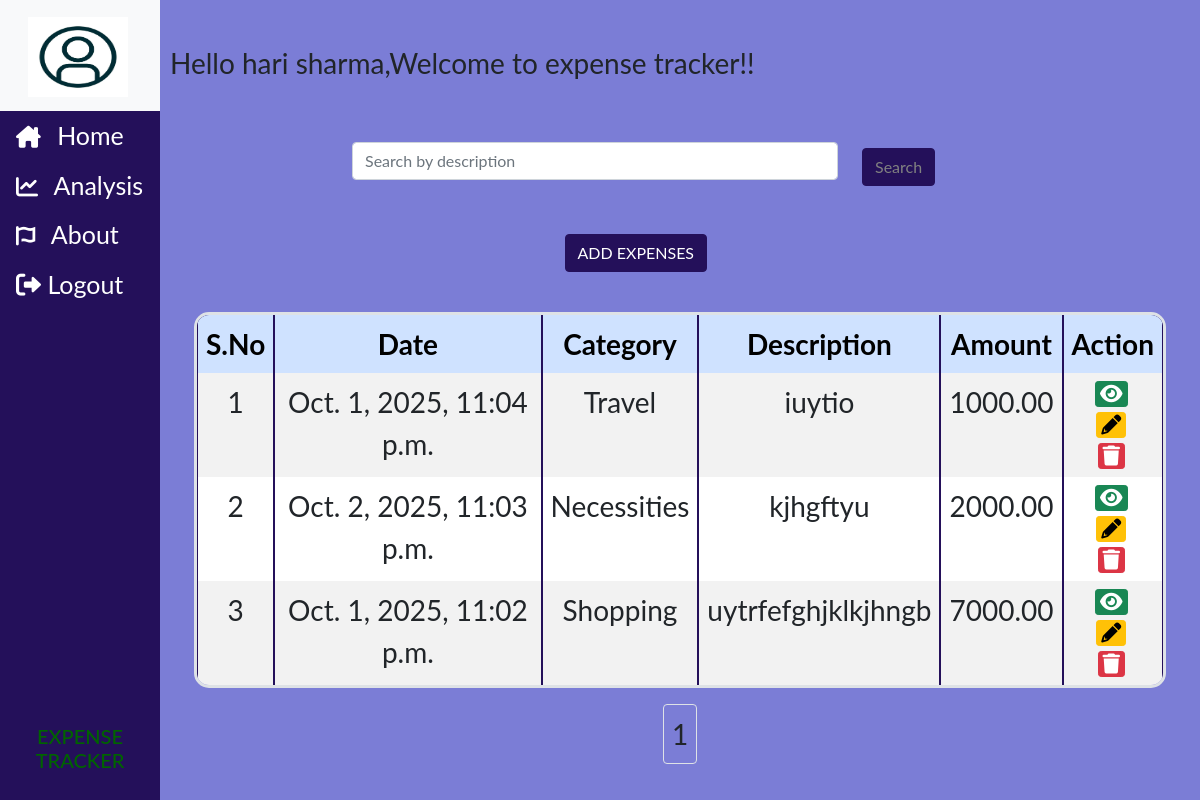
Page /exp/ind/ (signed in) on the committed database.
### Users/models.py (models this page shows, shortened)
class Profile(models.Model):
    user=models.OneToOneField(User,on_delete=models.CASCADE)
    image=models.ImageField(default="default.jpg",upload_to="profile_pics")
    location=models.CharField(max_length=100)
    occupation=models.CharField(max_length=100)
    monthly_income=models.DecimalField(max_digits=10,decimal_places=2,default=0.00)

### money_manager/models.py (models this page shows)
class Expense(models.Model):
    category=models.CharField(max_length=100,choices=categories,default=None)
    date=models.DateTimeField(auto_now_add=False,auto_now=False)
    description=models.TextField(max_length=300)
    amount=models.DecimalField(max_digits=10,decimal_places=2)
    user=models.ForeignKey(User,on_delete=models.CASCADE)

### money_manager/views.py (the view)
# urls.py: path("ind/",views.index,name='index'),
def index(request):
    data = Expense.objects.filter(user=request.user).order_by('-id')
    description = request.GET.get('description','')
    if description:
        data = data.filter(description__icontains=description)
    if not data.exists():
        messages.success(request, "You have no expenses yet.")
    item_per_page = 5
    paginator = Paginator(data, item_per_page)
    page = request.GET.get('page')
    expenses = paginator.get_page(page)
    start_serial_number = (expenses.number - 1) * item_per_page
    for index, expense in enumerate(expenses, start=1):
        expense.serial_number = start_serial_number + index
    return render(request, "Money_Manager/index.html", {
        'expenses': expenses,
        'description': description  # Keep the search value in the form
    })

### money_manager/templates/Money_Manager/index.html (shortened to what this page needs)
{% extends 'Money_Manager/base.html' %}
{% block body %}
    <br/>
    <p> Hello {{user.first_name}} {{user.last_name}},Welcome to expense tracker!!</p>
    <div class="container">
            <br/>
            <form method="GET">
                <div class="row justify-content-center">
                    <div class="col-md-6">
                        <input type="text" class="form-control" id="description" placeholder="Search by description" name="description" value="{{ description }}">
                    </div>
                    <div class="col-md-2">
                        <button type="submit" class="btn btn-primary w-30" style="background-color:#24105a;
                            border-color: #24105a; color:#818181;">Search</button>
                    </div>
                </div>
            </form>
            <br/>
            <div class="row justify-content-center">
                <div class="col-md-6 offset-md-3">
                    <a href="{% url 'money_manager:add' %}" class="btn btn-primary w-30"
                    style="background-color: #24105a; border-color: #24105a;"> ADD EXPENSES</a>
                </div>
                <br/>
                <br/>
            <div class="row justify-content-center">
                <div class="col-md-12">
                    <table class="table table-bordered">
                        <thead>
                        <tr class="table-primary">
                            <th>S.No</th>
                            <th>Date</th>
                            <th>Category</th>
                            <th>Description</th>
                            <th>Amount</th>
                            <th>Action</th>
                        </tr>
                    </thead>
                    <tbody>
                        {% for expense in expenses %}
                        <tr>
                            <td> {{ expense.serial_number }}</td>
                            <td> {{expense.date}}</td>
                            <td> {{expense.category}} </td>
                            <td> {{expense.description}} </td>
                            <td> {{expense.amount}}</td>
                            <td>
                                <div class="action-icons">
                                    <a href="{% url 'money_manager:view' expense.id %}" class="btn btn-success btn-sm action-btn" title="View">
                                        <i class="fas fa-eye"></i>
                                    </a>
                                    <a href="{% url 'money_manager:edit' expense.id %}" class="btn btn-warning btn-sm action-btn" title="Edit">
                                        <i class="fas fa-pencil-alt"></i>
                                    </a>
                                    <a href="{% url 'money_manager:delete' expense.id %}" class="btn btn-danger btn-sm action-btn" title="Delete">
                                        <i class="fas fa-trash"></i>
                                    </a>
                                </div>
                            </td>
                        </tr>
                        {% endfor %}
                    </tbody>
                </table>
            </div>
        </div>
        <div class="row justify-content-center">
            <div class="col-auto">
                <div style="border-color:black;" class="pagination-box d-flex align-items-center gap-2 p-2 border rounded">
                    <span class="page-info"> {{ expenses.number }} </span>
                </div>
            </div>
        </div>
    </div>
{% endblock %}

### money_manager/templates/Money_Manager/base.html (shortened to what this page needs)
{% load static %}
<!DOCTYPE html>
<html lang="en">
<head>
    <link href="https://cdn.jsdelivr.net/npm/bootstrap@5.0.2/dist/css/bootstrap.min.css" rel="stylesheet">
    <link rel="stylesheet" href="https://cdnjs.cloudflare.com/ajax/libs/font-awesome/6.0.0-beta3/css/all.min.css">
    <link href="{% static 'Money_Manager/style.css' %}" rel="stylesheet">
</head>
<body>
    <div class="sidenav">
      <nav class="navbar navbar-light bg-light">
        <div class="container-fluid">
          <a class="navbar-brand" href="#">
            <img src="{{ user.profile.image.url }}" alt="{{ user.username }}" width="100px" height="80px" class="d-inline-block align-text-top">
          </a>
        </div>
      </nav>
      <div class="menu">
        <a href="{% url 'money_manager:index' %}"><i class="fa-solid fa-house-chimney"></i> Home </a>
        <a href="{% url 'money_manager:chart_view' %}"><i class="fa-solid fa-chart-line"></i> Analysis </a>
        {% if user.is_authenticated %}
            <a href="{% url 'about' %}"><i class="fa-solid fa-font-awesome"></i> About </a>
            <form method="POST" action="{% url 'logout' %}" style="display: inline;">
                <button type="submit" class="menu-button">
                    <i class="fa-solid fa-right-from-bracket"></i> Logout
                </button>
            </form>
        {% else %}
            <a href="{% url 'login_page' %}"><i class="fa-solid fa-arrow-right-to-bracket"></i> Login</a>
        {% endif %}
    </div>
      <div class="bottom-text">
          <h6>EXPENSE TRACKER</h6>
      </div>
    </div >
    <div class= "main">
        {% block body %}
        {% endblock %}
    </div>
</body>
</html>

### money_manager/static/Money_Manager/style.css (style rules this page uses)
body { background-color:#7b7dd6; }
body { font-family: "Lato", sans-serif; }

### rows in the picture
Expense: serial_number "1", date "Oct. 1, 2025, 11:04 p.m.", category "Travel", description "iuytio", amount "1000.00"
Expense: serial_number "2", date "Oct. 2, 2025, 11:03 p.m.", category "Necessities", description "kjhgftyu", amount "2000.00"
Expense: serial_number "3", date "Oct. 1, 2025, 11:02 p.m.", category "Shopping", description "uytrfefghjklkjhngb", amount "7000.00"

### other values in the picture
{{ user.first_name }} "hari"
{{ user.last_name }} "sharma"
{{ expenses.number }} "1"
